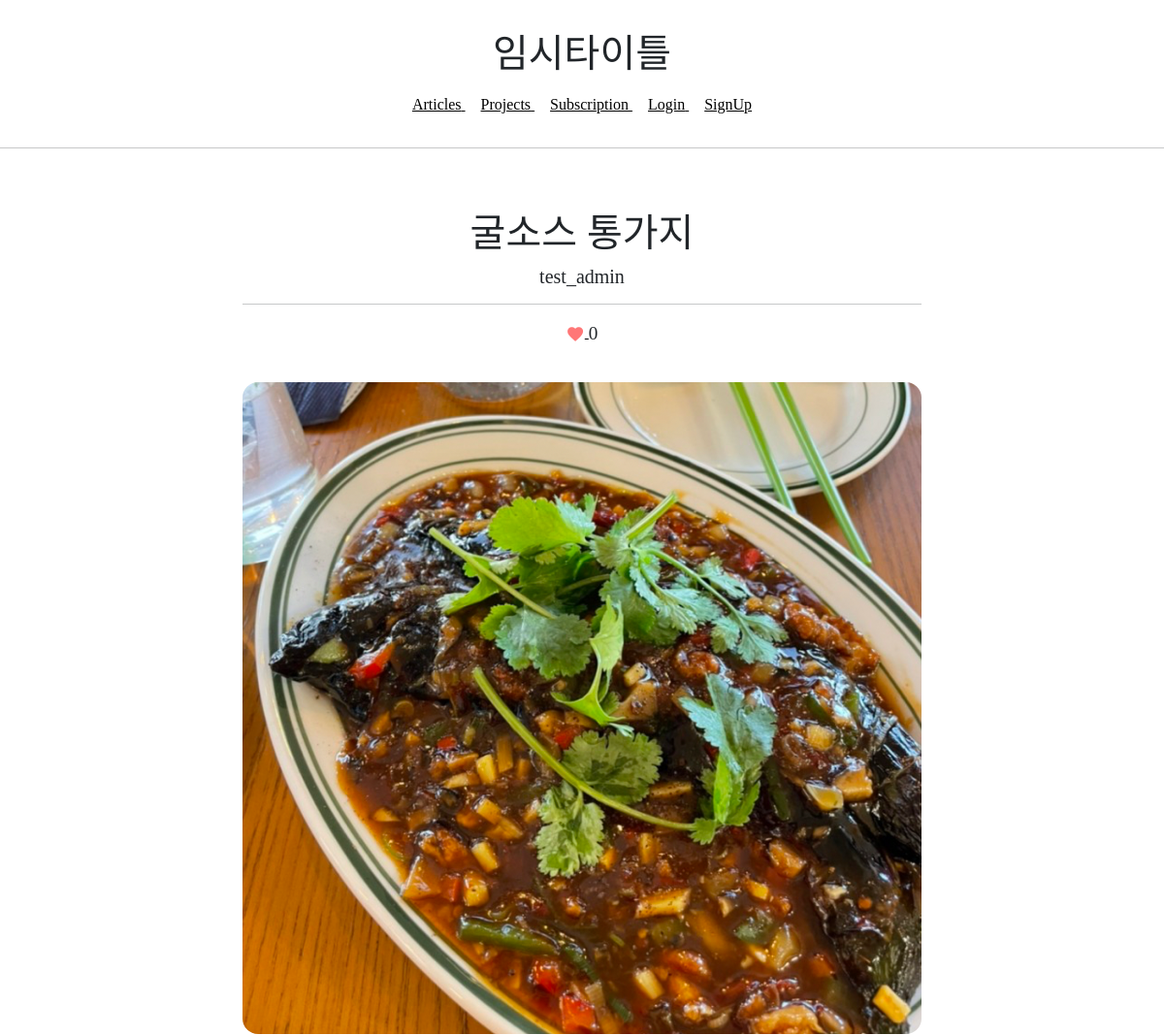
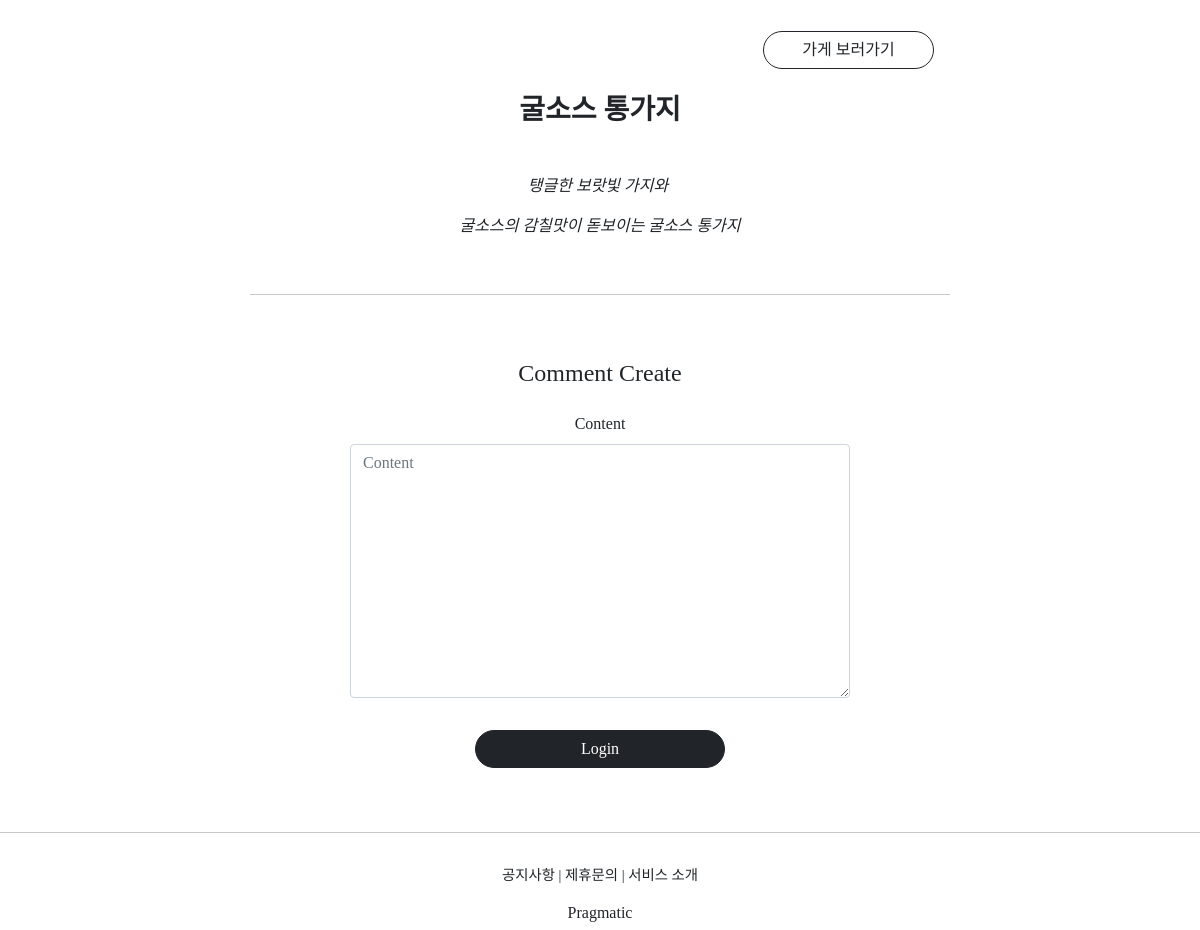
The page /articles/detail/42 on the database its author committed (2 pictures, top to bottom).
### articleapp/models.py (models this page shows)
class Article(models.Model):
    writer = models.ForeignKey(User, on_delete=models.SET_NULL, related_name='article',null=True)
    project = models.ForeignKey(Project, on_delete=models.SET_NULL, related_name='article', null=True)
    title = models.CharField(max_length=200, null=True)
    image = models.ImageField(upload_to='article/', null=False)
    content = models.TextField(null=True)
    created_at = models.DateField(auto_now_add=True, null=True)
    like = models.IntegerField(default=0)

### profileapp/models.py (models this page shows, shortened)
class Profile(models.Model):
    user = models.OneToOneField(User, on_delete=models.CASCADE, related_name='profile')
    image = models.ImageField(upload_to='profile/', null=True)
    nickname = models.CharField(max_length=20, unique=True, null=True)
    message = models.CharField(max_length=100, null=True)

### articleapp/views.py (the view)
# urls.py: path('detail/<int:pk>', ArticleDetailView.as_view(), name='detail'),
class ArticleDetailView(DetailView, FormMixin):
    model = Article
    form_class = CommentCreationForm
    context_object_name = 'target_article'
    template_name = 'articleapp/detail.html'

### commentapp/forms.py
class CommentCreationForm(ModelForm):
    class Meta:
        model = Comment
        fields = ['content']

### articleapp/templates/articleapp/detail.html (shortened to what this page needs)
{% extends 'base.html' %}
{% block content %}
  <div>
    <div style="text-align: center; max-width: 700px; margin: 4rem auto;">
      <h1>
        {{ target_article.title }}
      </h1>
      <h5>
        {{ target_article.writer.profile.nickname }}
      </h5>
      <hr>
        <div style="height: 2rem;">
        <a href="{% url 'likeapp:article_like' pk=target_article.pk %}">
          <i style="vertical-align: middle; font-size: 1.2rem; color: #f77"
             class="material-icons">
          </i>
        </a>
        <span style="vertical-align: middle; font-size: 1.2rem;">
          {{ target_article.like }}
        </span>
      </div>
      <img style="width: 100%; border-radius: 1rem; margin: 2rem 0;"
              src="{{ target_article.image.url }}" alt="">
    <div style="text-align: right; margin-right: 1rem" >
        <a href="/projects/detail/{{ target_article.project.pk }}"
        class="btn btn-outline-dark rounded-pill col-3">
            가게 보러가기
        </a>
    </div>
      <div class="text-left">
        {{ target_article.content | safe }}
      </div>
      <hr>
      {% include 'commentapp/create.html' with article=target_article %}
    </div>
  </div>
{% endblock %}

### static/base.css (style rules this page uses)
a { color: black; }

### rows shown on the page
Article: title "굴소스 통가지", writer.profile.nickname "test_admin", like "0", image (picture), content "굴소스 통가지 탱글한 보랏빛 가지와 굴소스의 감칠맛이 돋보이는 굴소스 통가지"
